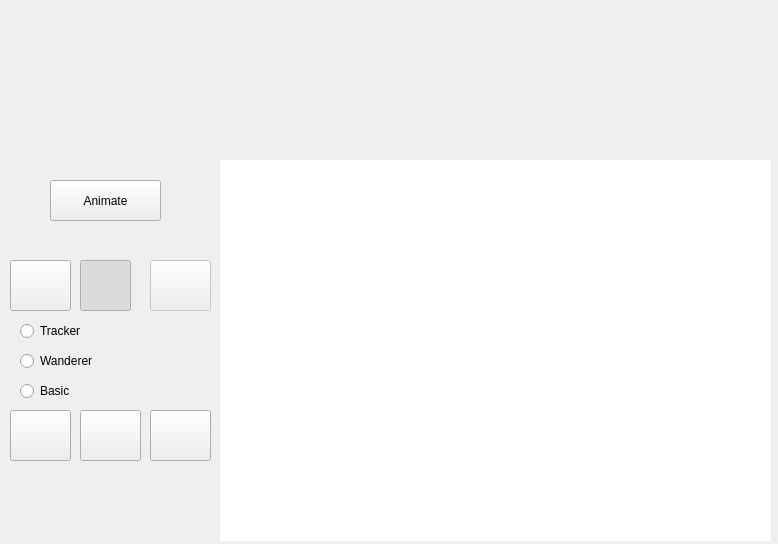
<?xml version="1.0" encoding="UTF-8"?>
<ui version="4.0">
 <class>MainWidget</class>
 <widget class="QWidget" name="MainWidget">
  <property name="geometry">
   <rect>
    <x>0</x>
    <y>0</y>
    <width>778</width>
    <height>544</height>
   </rect>
  </property>
  <property name="windowTitle">
   <string>World Builder</string>
  </property>
  <widget class="QRadioButton" name="rdbBasic">
   <property name="geometry">
    <rect>
     <x>20</x>
     <y>380</y>
     <width>116</width>
     <height>22</height>
    </rect>
   </property>
   <property name="text">
    <string>Basic</string>
   </property>
  </widget>
  <widget class="QRadioButton" name="rdbWand">
   <property name="geometry">
    <rect>
     <x>20</x>
     <y>350</y>
     <width>116</width>
     <height>22</height>
    </rect>
   </property>
   <property name="text">
    <string>Wanderer</string>
   </property>
  </widget>
  <widget class="QRadioButton" name="rdbTrack">
   <property name="geometry">
    <rect>
     <x>20</x>
     <y>320</y>
     <width>116</width>
     <height>22</height>
    </rect>
   </property>
   <property name="text">
    <string>Tracker</string>
   </property>
  </widget>
  <widget class="QPushButton" name="btnMove">
   <property name="geometry">
    <rect>
     <x>10</x>
     <y>260</y>
     <width>61</width>
     <height>51</height>
    </rect>
   </property>
   <property name="icon">
    <iconset resource="Resources.qrc">
     <normaloff>:/images/pointer.png</normaloff>:/images/pointer.png</iconset>
   </property>
   <property name="iconSize">
    <size>
     <width>60</width>
     <height>60</height>
    </size>
   </property>
   <property name="checkable">
    <bool>true</bool>
   </property>
  </widget>
  <widget class="QPushButton" name="btnDelete">
   <property name="geometry">
    <rect>
     <x>80</x>
     <y>260</y>
     <width>51</width>
     <height>51</height>
    </rect>
   </property>
   <property name="icon">
    <iconset resource="Resources.qrc">
     <normaloff>:/images/delete-icon.png</normaloff>:/images/delete-icon.png</iconset>
   </property>
   <property name="iconSize">
    <size>
     <width>29</width>
     <height>36</height>
    </size>
   </property>
   <property name="checkable">
    <bool>true</bool>
   </property>
   <property name="checked">
    <bool>true</bool>
   </property>
  </widget>
  <widget class="QPushButton" name="btnUndo">
   <property name="enabled">
    <bool>false</bool>
   </property>
   <property name="geometry">
    <rect>
     <x>150</x>
     <y>260</y>
     <width>61</width>
     <height>51</height>
    </rect>
   </property>
   <property name="icon">
    <iconset resource="Resources.qrc">
     <normaloff>:/images/Undo-icon.png</normaloff>:/images/Undo-icon.png</iconset>
   </property>
   <property name="iconSize">
    <size>
     <width>60</width>
     <height>60</height>
    </size>
   </property>
  </widget>
  <widget class="QPushButton" name="btnWall">
   <property name="geometry">
    <rect>
     <x>150</x>
     <y>410</y>
     <width>61</width>
     <height>51</height>
    </rect>
   </property>
   <property name="icon">
    <iconset resource="Resources.qrc">
     <normaloff>:/images/wall.jpg</normaloff>:/images/wall.jpg</iconset>
   </property>
   <property name="iconSize">
    <size>
     <width>51</width>
     <height>31</height>
    </size>
   </property>
  </widget>
  <widget class="QPushButton" name="btnBomb">
   <property name="geometry">
    <rect>
     <x>10</x>
     <y>410</y>
     <width>61</width>
     <height>51</height>
    </rect>
   </property>
   <property name="icon">
    <iconset resource="Resources.qrc">
     <normaloff>:/images/bomb.png</normaloff>:/images/bomb.png</iconset>
   </property>
   <property name="iconSize">
    <size>
     <width>30</width>
     <height>30</height>
    </size>
   </property>
  </widget>
  <widget class="QPushButton" name="btnRobot">
   <property name="geometry">
    <rect>
     <x>80</x>
     <y>410</y>
     <width>61</width>
     <height>51</height>
    </rect>
   </property>
   <property name="icon">
    <iconset resource="Resources.qrc">
     <normaloff>:/images/robot.png</normaloff>:/images/robot.png</iconset>
   </property>
   <property name="iconSize">
    <size>
     <width>45</width>
     <height>50</height>
    </size>
   </property>
  </widget>
  <widget class="QWidget" name="wdgWorld" native="true">
   <property name="geometry">
    <rect>
     <x>220</x>
     <y>160</y>
     <width>551</width>
     <height>381</height>
    </rect>
   </property>
   <property name="styleSheet">
    <string notr="true">background-color: white</string>
   </property>
  </widget>
  <widget class="QPushButton" name="btnAnimate">
   <property name="geometry">
    <rect>
     <x>50</x>
     <y>180</y>
     <width>111</width>
     <height>41</height>
    </rect>
   </property>
   <property name="text">
    <string>Animate</string>
   </property>
   <property name="checkable">
    <bool>true</bool>
   </property>
  </widget>
  <widget class="QLabel" name="label">
   <property name="geometry">
    <rect>
     <x>20</x>
     <y>0</y>
     <width>591</width>
     <height>91</height>
    </rect>
   </property>
   <property name="text">
    <string/>
   </property>
   <property name="pixmap">
    <pixmap resource="Resources.qrc">:/images/Fire.gif</pixmap>
   </property>
   <property name="scaledContents">
    <bool>true</bool>
   </property>
  </widget>
  <widget class="QLabel" name="label_2">
   <property name="geometry">
    <rect>
     <x>150</x>
     <y>90</y>
     <width>631</width>
     <height>81</height>
    </rect>
   </property>
   <property name="text">
    <string/>
   </property>
   <property name="pixmap">
    <pixmap resource="Resources.qrc">:/images/DanielRecker.png</pixmap>
   </property>
   <property name="scaledContents">
    <bool>true</bool>
   </property>
  </widget>
 </widget>
 <layoutdefault spacing="6" margin="11"/>
 <resources>
  <include location="Resources.qrc"/>
 </resources>
 <connections/>
</ui>
